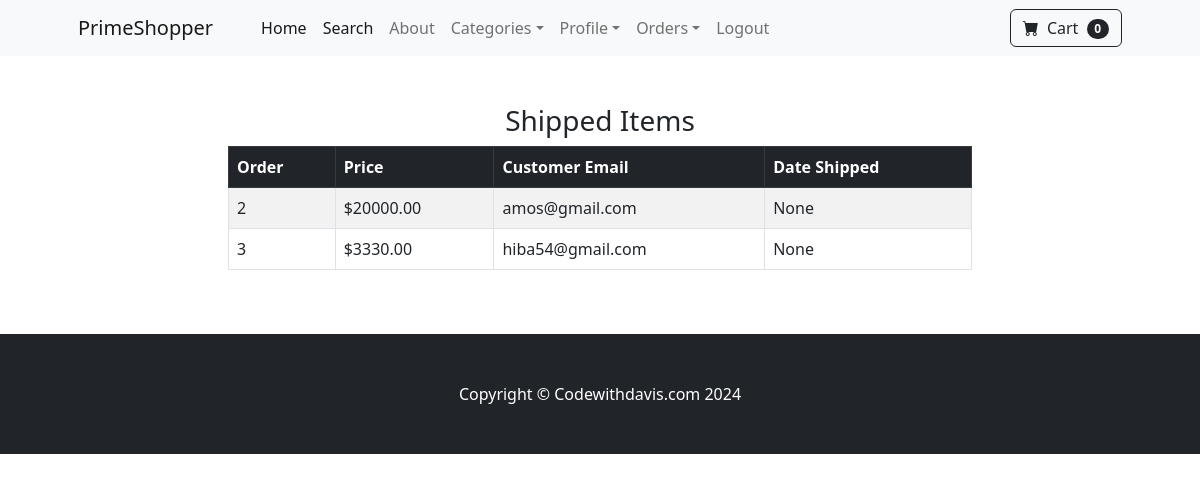
The page /payment/shipped_dash (signed in) on the database its author committed.
### payment/models.py (models this page shows, shortened)
class Order(models.Model):
	user = models.ForeignKey(User, on_delete=models.CASCADE, null=True, blank=True)
	full_name = models.CharField(max_length=250)
	email = models.EmailField(max_length=250)
	shipping_address = models.TextField(max_length=15000)
	amount_paid = models.DecimalField(max_digits=7, decimal_places=2)
	date_ordered = models.DateTimeField(auto_now_add=True)
	shipped = models.BooleanField(default=False)
	date_shipped = models.DateTimeField(blank=True, null=True)

### payment/views.py (the view)
# urls.py: path('shipped_dash', views.shipped_dash, name="shipped_dash"),
def shipped_dash(request):
	if request.user.is_authenticated and request.user.is_superuser:
		orders = Order.objects.filter(shipped=True)
		return render(request, "payment/shipped_dash.html", {"orders":orders})
	else:
		messages.success(request, "Access Denied")
		return redirect('home')

### cart/cart.py (called while the page is built)
	def __len__(self):
		return len(self.cart)

### cart/context_processors.py (called while the page is built)
def  cart(request):
    return {'cart':Cart(request)}

### payment/templates/payment/shipped_dash.html
{% extends 'base.html' %}
{% block content %}
        <div class="container">
        	<div class="row">
        		<center>
        			<div class="col-8">
        				<br/><br/>
<h3>Shipped Items</h3>
<table class="table table-striped table-hover table-bordered">
  <thead class="table-dark">
    <tr>
      <th scope="col">Order</th>
      <th scope="col">Price</th>
      <th scope="col">Customer Email</th>
      <th scope="col">Date Shipped</th>
    </tr>
  </thead>
  <tbody>
    {% for item in orders %}
    <tr>
      <td>{{ item.id }}</td>
      <td>${{ item.amount_paid }}</td>
      <td>{{ item.email }}</td>
      <td>{{ item.date_shipped }}</td>
    </tr>
    {% endfor %}
  </tbody>
</table>
<br/><br/>
        			</div>
        		</center>
        	</div>
        </div>
{% endblock %}

### rows shown on the page
Order: id "2", amount_paid "20000.00", email "amos@gmail.com", date_shipped "None"
Order: id "3", amount_paid "3330.00", email "hiba54@gmail.com", date_shipped "None"

### other values the page prints
{{ cart|length }} "0"
